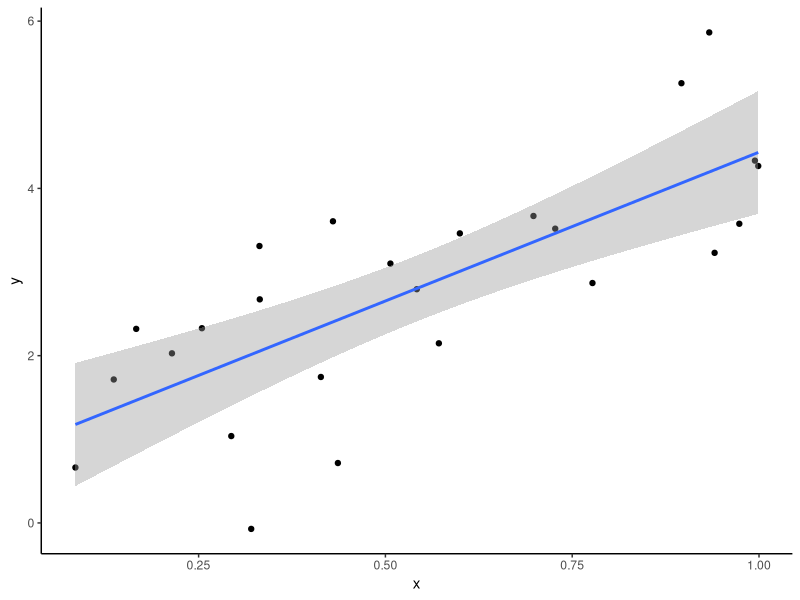

Source code (R):
## ---- chunk 1
#| label: setup
#| message: false

library(tidyverse)

## ---- chunk 2
#| label: fig-regression
#| fig-cap: y is correlated with x, isn't that swell?
#| echo: fenced

set.seed(1057)
dat <- tibble(
  x = runif(25),
  y = 3 * x + 1 + rnorm(25)
)
ggplot(dat, aes(x, y)) +
  geom_point() +
  geom_smooth(method = "lm", formula = y ~ x) +
  theme_classic()

